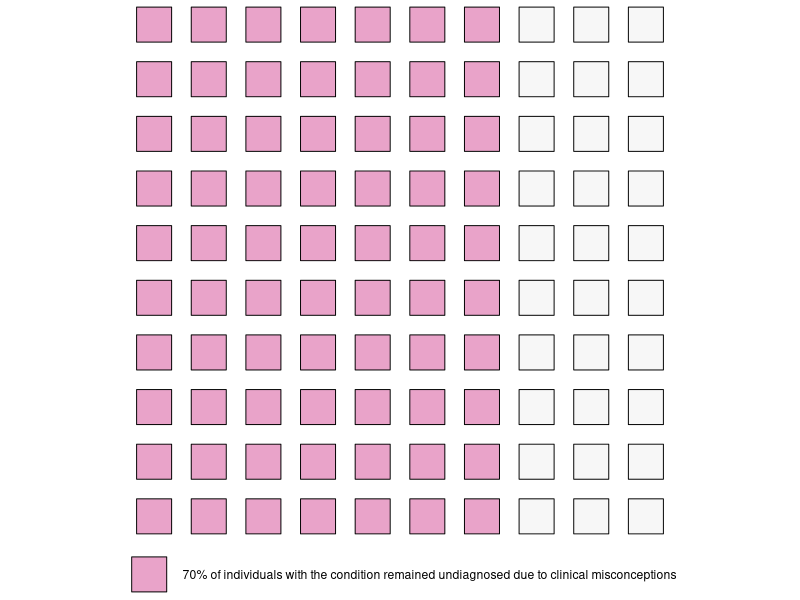
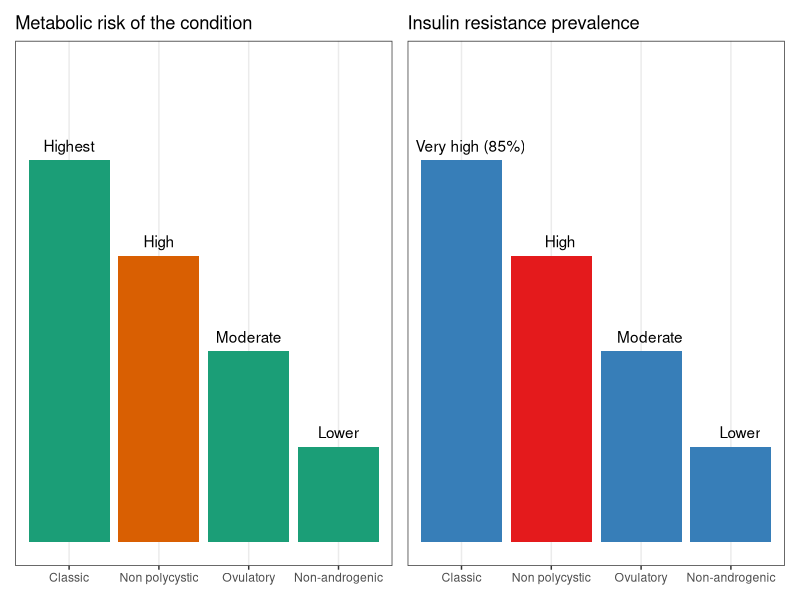
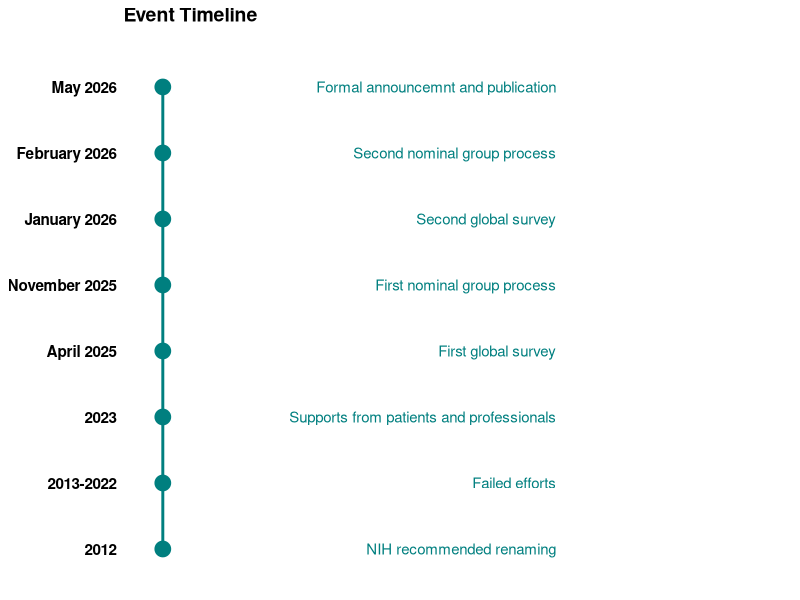
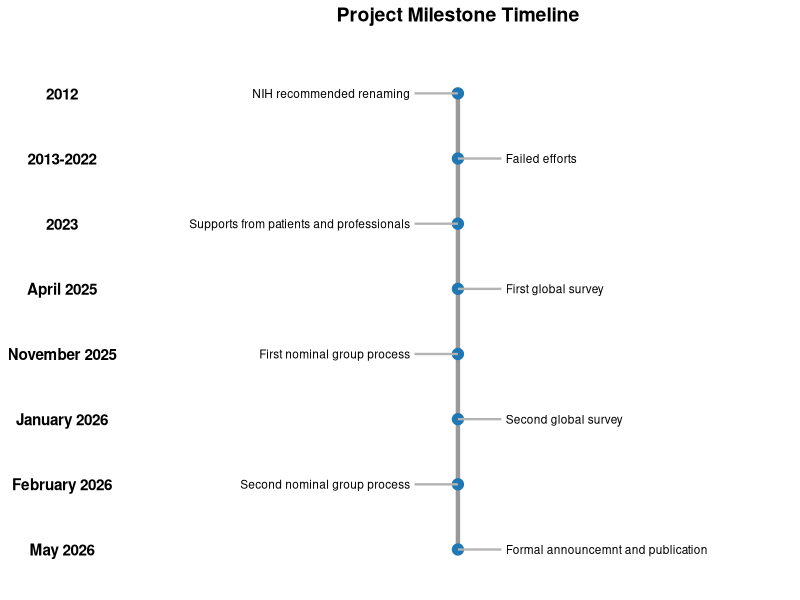
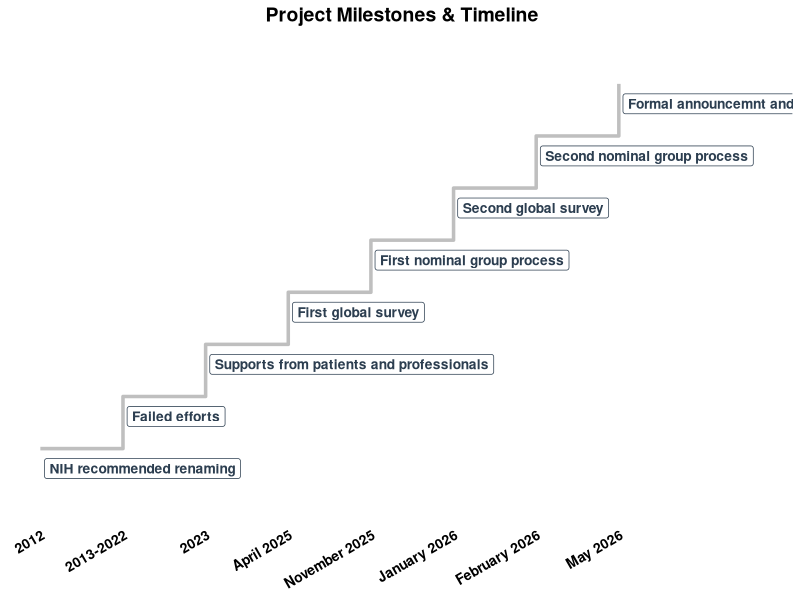
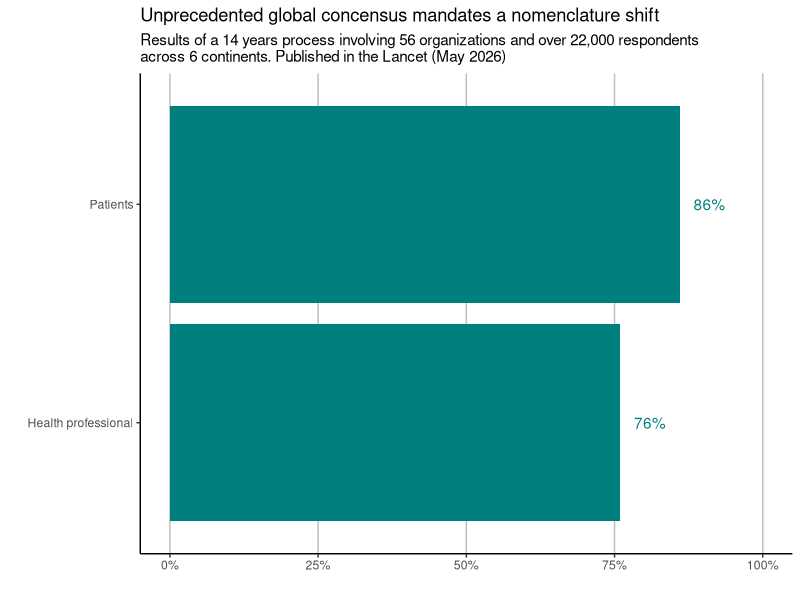

Write R code to recreate these figures, in order.
## ---- chunk 1
knitr::opts_chunk$set(echo = FALSE,
                      warning = FALSE,
                      message = FALSE,
                      comment = "")
## ---- chunk 2
library(tidyverse)
library(patchwork)
## ---- chunk 3
tibble(x = rep(1:10, each = 10), y = rep(1:10, times =10)) |> 
    ggplot()+
    geom_point(mapping = aes(x,y, fill = (x>7)),shape = 22, size = 13)+
    coord_fixed(ratio = 1)+
    scale_x_continuous(breaks = 1:10)+
    scale_y_continuous(breaks = 1:10)+
    scale_fill_brewer(type = "div", palette = 2, 
                      breaks = c(FALSE), 
                      labels = c("70% of individuals with the condition remained undiagnosed due to clinical misconceptions"))+
    theme_void()+
    theme(legend.position = "bottom",
          legend.title = element_blank(),
          legend.key.size = unit(0.5,units = "lines")
          )
## ---- chunk 4
dt_risk <- tibble(
    x = factor(c("Classic","Non polycystic","Ovulatory","Non-androgenic"),
               levels = c("Classic","Non polycystic","Ovulatory","Non-androgenic")),
    y = factor(c("Highest","High","Moderate","Lower"), levels = c("Lower","Moderate","High","Highest")),
    z = factor(c("Very high (85%)","High","Moderate","Lower"), levels = c("Lower","Moderate","High","Very high (85%)"))
) 
bar1 <- ggplot(dt_risk)+
    geom_col(aes(x, as.numeric(y),fill = x == "Non polycystic"))+
    scale_fill_brewer(type = "qual", palette = 2, name = "", breaks = NULL)+
    scale_y_continuous(name = "",breaks = NULL, limits = c(0,5))+
    geom_text(aes(x, as.numeric(y), label = y), nudge_y = 0.15)+
    theme_bw()+
    theme(axis.title = element_blank())+
    labs(title = "Metabolic risk of the condition")

bar2 <- ggplot(dt_risk)+
    geom_col(aes(x, as.numeric(z),fill = !(x == "Non polycystic")))+
    scale_fill_brewer(type = "qual", palette = 6, name = "", breaks = NULL)+
    scale_y_continuous(name = "",breaks = NULL, limits = c(0,5))+
    geom_text(aes(x, as.numeric(z), label = z), nudge_y = 0.15, nudge_x = 0.1)+
    theme_bw()+
    theme(axis.title = element_blank())+
    labs(title = "Insulin resistance prevalence")

bar1 + bar2
## ---- chunk 5
timeline <- tibble(
    Year = factor(c("2012","2013-2022","2023","April 2025", "November 2025","January 2026","February 2026","May 2026"), 
                  levels = c("2012","2013-2022","2023","April 2025", "November 2025","January 2026","February 2026","May 2026"),
                  ordered = T),
    event = c("NIH recommended renaming","Failed efforts","Supports from patients and professionals",
              "First global survey","First nominal group process","Second global survey","Second nominal group process","Formal announcemnt and publication"),
    step = 1:8
)
ggplot(timeline, aes(x = 1, y = Year)) +
  # Draws the central timeline spine connecting the periods
  geom_path(aes(group = 1), color = "#007F7F", linewidth = 1) +
  
  # Adds milestone points at each year/date
  geom_point(color = "#007F7F", size = 5) +
  
  # Adds the event descriptions, left-aligned (hjust = 0) and slightly nudged to the right
  geom_text(aes(label = event), color = "#007F7F",hjust = 1, nudge_x = 0.01, size = 3.8) +
  
  # Reverses the Y-axis levels to read chronologically from top to bottom
  #scale_y_discrete(limits = rev(levels(timeline$Year))) +
  
  # Adds padding to the right side (60% expansion) to prevent text cutoff
  scale_x_continuous(expand = expansion(mult = c(0.1, 0.6))) +
  
  # Title and Clean Axis Labels
  labs(
    title = "Event Timeline",
    x = NULL, 
    y = NULL
  ) +
  
  # Apply Minimal Theme and customize details
  theme_minimal() +
  theme(
    # Remove x-axis text/ticks since all events are aligned vertically at x=1
    axis.text.x = element_blank(),
    axis.ticks.x = element_blank(),
    
    # Style the Year labels on the left side
    axis.text.y = element_text(face = "bold", color = "black", size = 11),
    
    # Strip away background gridlines to maximize contrast
    panel.grid.major = element_blank(),
    panel.grid.minor = element_blank(),
    
    # Add a clean title margin
    plot.title = element_text(face = "bold", size = 14, margin = margin(b = 15))
  )
## ---- chunk 6

# 1. Define and prepare the dataset with alternating positioning
timeline <- tibble(
  Year = factor(c("2012","2013-2022","2023","April 2025", "November 2025","January 2026","February 2026","May 2026"), 
                levels = c("2012","2013-2022","2023","April 2025", "November 2025","January 2026","February 2026","May 2026"),
                ordered = TRUE),
  event = c("NIH recommended renaming","Failed efforts","Supports from patients and professionals",
            "First global survey","First nominal group process","Second global survey","Second nominal group process","Formal announcemnt and publication")
) %>% 
  mutate(
    # Create an index row number to alternate positions
    id = row_number(),
    # If odd, place on the left (-0.5); if even, place on the right (0.5)
    x_pos = if_else(id %% 2 == 1, -0.5, 0.5),
    # If odd, right-align text (1); if even, left-align text (0)
    text_align = if_else(id %% 2 == 1, 1, 0),
    # Add a tiny buffer so text doesn't overlap the end of the ladder rung
    text_pos = if_else(id %% 2 == 1, x_pos - 0.05, x_pos + 0.05)
  )

# 2. Build the Step-Ladder Timeline
ggplot(timeline, aes(y = Year)) +
  # Central Spine (The trunk of the ladder at x = 0)
  geom_path(aes(x = 0, group = 1), color = "grey60", linewidth = 1.5) +
  
  # Central Dots (Milestones on the main trunk)
  geom_point(aes(x = 0), color = "#1f77b4", size = 3.5) +
  
  # Ladder Rungs (Horizontal branches extending out to the sides)
  geom_segment(aes(x = 0, xend = x_pos, yend = Year), color = "grey70", linewidth = 0.8) +
  
  # Event Labels (Positioned at the ends of the rungs)
  geom_text(aes(x = text_pos, label = event, hjust = text_align), size = 3, fontface = "plain") +
  
  # Format X axis to create equal breathing room on both sides of the center line (0)
  xlim(-3.5, 3.5) +
  
  # Reverse the Y axis so the earliest dates start at the top
  scale_y_discrete(limits = rev(levels(timeline$Year))) +
  
  # Theme and Design customizers
  labs(title = "Project Milestone Timeline", x = NULL, y = NULL) +
  theme_minimal() +
  theme(
    # Remove all axis lines, ticks, and text coordinates except the Year labels
    axis.text.x = element_blank(),
    axis.ticks.x = element_blank(),
    panel.grid.major = element_blank(),
    panel.grid.minor = element_blank(),
    
    # Place the Year labels directly over the spine points by styling the axis
    axis.text.y = element_text(face = "bold", color = "black", size = 11, hjust = 0.5),
    plot.title = element_text(face = "bold", size = 14, hjust = 0.5, margin = margin(b = 20))
  )
## ---- chunk 7

# 1. Prepare data with a numerical 'step' variable
timeline <- tibble(
  Year = factor(c("2012","2013-2022","2023","April 2025", "November 2025","January 2026","February 2026","May 2026"), 
                levels = c("2012","2013-2022","2023","April 2025", "November 2025","January 2026","February 2026","May 2026"),
                ordered = TRUE),
  event = c("NIH recommended renaming","Failed efforts","Supports from patients and professionals",
            "First global survey","First nominal group process","Second global survey","Second nominal group process","Formal announcemnt and publication")
) %>% 
  mutate(
    step = row_number()
  )

# 2. Build the Staircase with labels INSIDE and BELOW the steps
ggplot(timeline) +
  # Connects the steps using a clean right-angle line path
  geom_step(aes(x = Year, y = step, group = 1), color = "grey75", linewidth = 1.2, direction = "hv") +
  
  # Your completed geom_label placed tucked inside the step
  geom_label(
    aes(x = Year, y = step, label = event),
    fill = "white",          
    color = "#2c3e50",       
    label.padding = unit(0.3, "lines"), 
    label.size = 0.25,       
    size = 3.5,              
    fontface = "bold",       
    hjust = 0,               # Left-align text so it stretches to the right INSIDE the step
    vjust = 1.5,             # Position it cleanly BELOW the horizontal line
    nudge_x = 0.05           # Slightly nudge it right so it doesn't clip the vertical wall
  ) +
  
  # Add padding to the bottom and right edges so nothing gets clipped in RMD HTML
  scale_y_continuous(expand = expansion(mult = c(0.2, 0.1))) +
  scale_x_discrete(expand = expansion(mult = c(0.05, 0.3))) +
  
  labs(
    title = "Project Milestones & Timeline",
    x = NULL,
    y = NULL
  ) +
  theme_minimal() +
  theme(
    axis.text.x = element_text(face = "bold", color = "black", size = 10, angle = 30, hjust = 1),
    axis.text.y = element_blank(),
    panel.grid.major = element_blank(),
    panel.grid.minor = element_blank(),
    plot.title = element_text(face = "bold", size = 14, hjust = 0.5, margin = margin(b = 15))
  )
## ---- chunk 8
concensus <- tibble(
    x = c(0.86,0.76),
    y = c("Patients","Health professional")
)
ggplot(concensus)+
    geom_col(aes(x,y), fill = "#007F7F" )+
    scale_x_continuous(limits = c(0,1), labels = scales::percent_format(),
                       name = "")+
    geom_text(aes(x,y, label = scales::percent(x)), nudge_x = 0.05, colour = "#007F7F")+
    theme_classic()+
    theme(panel.grid.major.x = element_line(colour = "grey", linewidth = 0.5))+
    labs(y = "",
         title = "Unprecedented global concensus mandates a nomenclature shift",
         subtitle = "Results of a 14 years process involving 56 organizations and over 22,000 respondents \nacross 6 continents. Published in the Lancet (May 2026)")
